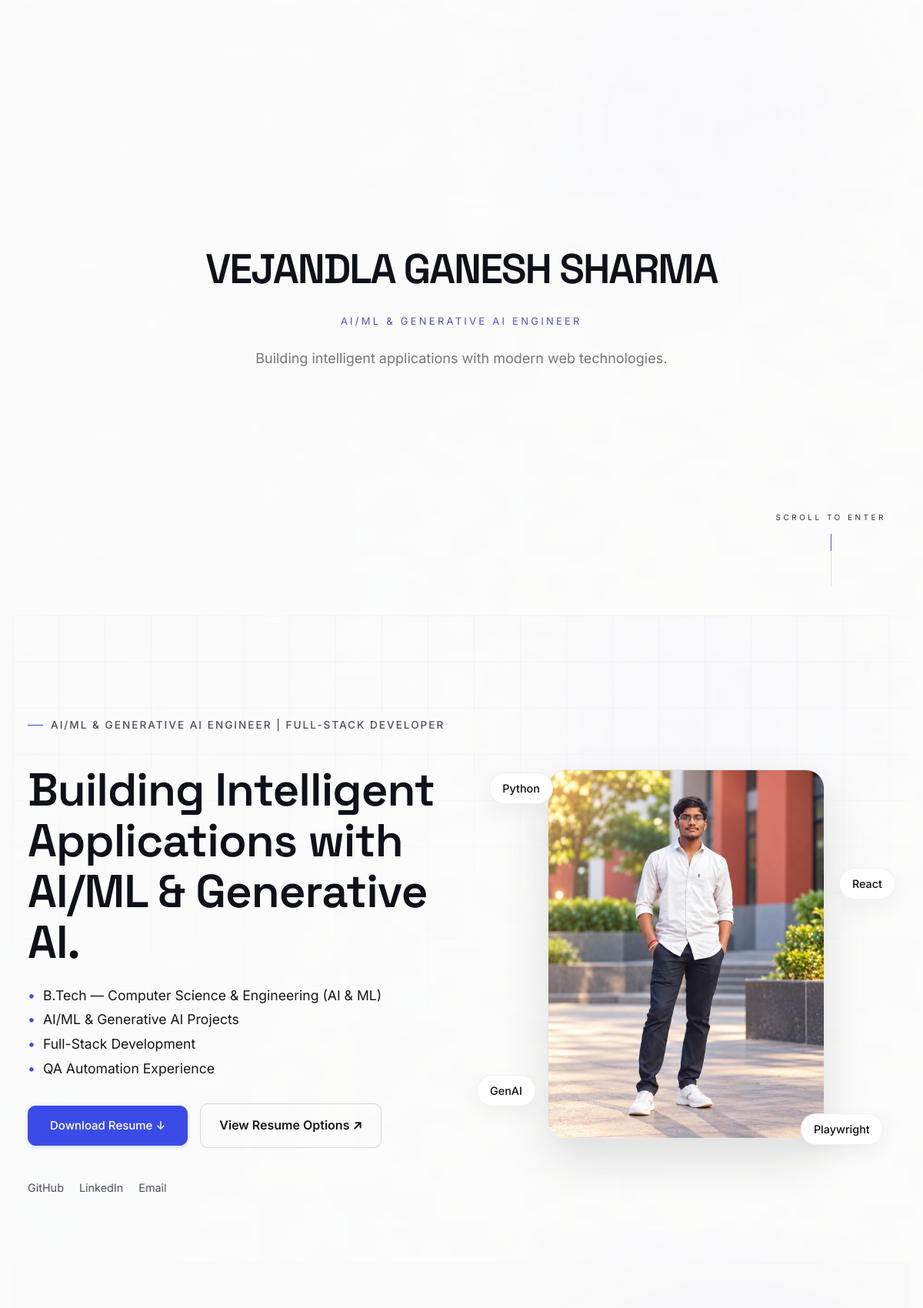
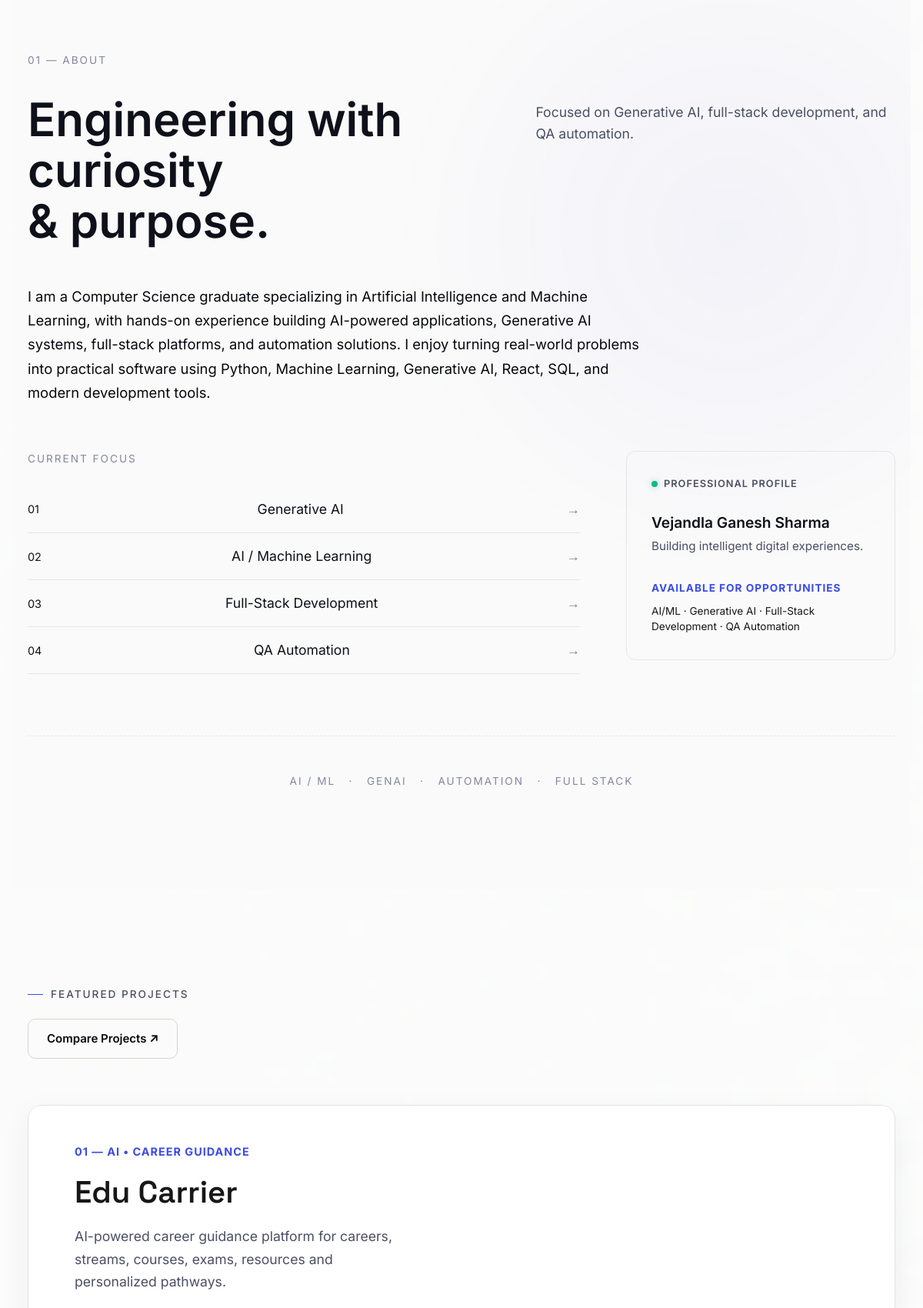
The page / (upper part) on the database its author committed (2 pictures, top to bottom).
### portfolio/models.py (models this page shows)
class Portfolio(models.Model):
 name=models.CharField(max_length=120); headline=models.CharField(max_length=250); summary=models.TextField(); email=models.EmailField(); phone=models.CharField(max_length=40); linkedin=models.URLField(blank=True); github=models.URLField(blank=True); about=models.TextField(); resume=models.FileField(upload_to='resume/', blank=True, null=True); profile_photo=models.ImageField(upload_to='profile/', blank=True, null=True); is_verified=models.BooleanField(default=True); verified_date=models.DateField(blank=True, null=True)

class Project(models.Model):
 status=models.CharField(max_length=20, choices=[('draft', 'Draft'), ('published', 'Published')], default='published'); project_image=models.ImageField(upload_to='projects/', blank=True, null=True); title=models.CharField(max_length=180); category=models.CharField(max_length=100); description=models.TextField(); overview=models.TextField(blank=True); problem=models.TextField(blank=True); solution=models.TextField(blank=True); key_features=models.TextField(blank=True); contribution=models.TextField(blank=True); challenges=models.TextField(blank=True); results_impact=models.TextField(blank=True); technologies=models.TextField(); github_url=models.URLField(blank=True); live_url=models.URLField(blank=True); project_category=models.CharField(max_length=20, choices=[('featured', 'Featured Project'), ('more', 'More Project')], default='more'); order=models.IntegerField(default=0)
 class Meta: ordering=['order','id']

### portfolio/views.py (the view, shortened to what this page needs)
# urls.py: path('',views.home,name='home'),
def home(request):
    seed()
    return render(request,'home.html',{
        'overall_status': get_overall_status(),
        'profile':Portfolio.objects.first(),
        'skills':Skill.objects.all(),
        'experiences':Experience.objects.filter(status='published'),
        'featured_projects':Project.objects.filter(status='published', project_category='featured'),
        'more_projects':Project.objects.filter(status='published', project_category='more'),
        'total_projects_count':Project.objects.count(),
        'education':Education.objects.all(),
        'certifications':Certification.objects.all(),
        'career_timeline':CareerTimeline.objects.filter(is_active=True).order_by('-date_sort'),
        'has_resumes': ResumeDocument.objects.filter(is_active=True).exists(),
        'active_resume': ResumeDocument.objects.filter(document_type="one_page", is_active=True).first()
    })

### portfolio/templatetags/admin_tags.py (called while the page is built)
@register.filter
def split_csv(value):
    return [part.strip() for part in str(value or "").split(",") if part.strip()]

@register.filter
def split_lines(value):
    if not value: return []
    lines = []
    for line in str(value).splitlines():
        line = line.strip()
        if not line: continue
        line = re.sub(r'^[\u2022\-\*]\s*', '', line)
        line = re.sub(r'^\d+[\.\)]\s*', '', line)
        lines.append(line.strip())
    return lines

### portfolio/views.py (called while the page is built)
def get_overall_status():
    statuses = SystemStatus.objects.filter(is_active=True).values_list('status', flat=True)
    if not statuses: return {"text": "System status information is currently unavailable.", "color": "var(--text-light)"}
    if "major_outage" in statuses: return {"text": "Major System Outage", "color": "#dc3545"}
    if "partial_outage" in statuses: return {"text": "Partial System Outage", "color": "#fd7e14"}
    if "degraded" in statuses: return {"text": "Some Systems Experiencing Degraded Performance", "color": "#ffc107"}
    return {"text": "All Systems Operational", "color": "var(--success)"}

### templates/home.html (shortened to what this page needs)
{% extends 'base.html' %}
{% load admin_tags %}
{% load static %}
{% block intro %}
<section class="intro-screen">
    <div class="intro-content">
        <h1 class="intro-name">VEJANDLA GANESH SHARMA</h1>
        <div class="intro-specialties">AI/ML & GENERATIVE AI ENGINEER</div>
        <div class="intro-tagline">Building intelligent applications with modern web technologies.</div>
    </div>
    <div class="intro-scroll">
        SCROLL TO ENTER
    </div>
</section>
{% endblock %}
{% block content %}
<main id="home">
    <section class="hero">
        <div class="bg-layer">
        </div>
        <div class="container">
            <div class="hero-inner">
                <div class="hero-content">
                    <span class="section-label"><span class="accent-line"></span>AI/ML & Generative AI Engineer |
                        Full-Stack Developer</span>
                    <h1>Building Intelligent Applications with AI/ML & Generative AI.</h1>
                    <div style="margin-bottom: 30px; font-size: 1.1rem; line-height: 1.8; color: var(--text-light);">
                        <div style="display: flex; align-items: center; gap: 10px;"><span
                                style="color: var(--accent);">•</span> B.Tech — Computer Science & Engineering (AI & ML)
                        </div>
                        <div style="display: flex; align-items: center; gap: 10px;"><span
                                style="color: var(--accent);">•</span> AI/ML & Generative AI Projects</div>
                        <div style="display: flex; align-items: center; gap: 10px;"><span
                                style="color: var(--accent);">•</span> Full-Stack Development</div>
                        <div style="display: flex; align-items: center; gap: 10px;"><span
                                style="color: var(--accent);">•</span> QA Automation Experience</div>
                    </div>
                    <div class="hero-actions hero-cta">
                        {% if active_resume %}
                        <a href="{% url 'resume_download' active_resume.id %}" target="_blank" rel="noopener noreferrer"
                            class="btn-primary btn-accent">Download Resume ↓</a>
                        <a href="{% url 'resume_public_center' %}" class="resume-button">View Resume Options ↗</a>
                        {% else %}
                        <a href="#projects" class="btn-primary project-view-btn">View Selected Work</a>
                        <a href="{% url 'resume_public_center' %}" class="resume-button">View Resume ↗</a>
                        {% endif %}
                    </div>
                    <div class="social-links">
                        {% if profile.github %}<a href="{{profile.github}}" target="_blank" rel="noopener">GitHub</a>{% endif %}
                        {% if profile.linkedin %}<a href="{{profile.linkedin}}" target="_blank"
                            rel="noopener">LinkedIn</a>{% endif %}
                        <a href="mailto:{{profile.email}}">Email</a>
                    </div>
                </div>
                <div class="hero-visual">
                    <div class="hero-photo-wrapper">
                        {% if profile.profile_photo %}
                        <img src="{{ profile.profile_photo.url }}" alt="Profile Photo" class="hero-photo">
                        {% else %}
                        <img src="{% static 'images/ganesh.jpeg' %}" alt="Profile Photo" class="hero-photo">
                        {% endif %}
                    </div>
                    <div class="float-tag tech-python">Python</div>
                    <div class="float-tag tech-genai">GenAI</div>
                    <div class="float-tag tech-react">React</div>
                    <div class="float-tag tech-playwright">Playwright</div>
                </div>
            </div>
        </div>
    </section>
    <section id="about" class="about-section" style="position: relative;">
        <div class="container">
            <span class="about-eyebrow reveal-on-scroll">01 — ABOUT</span>
            <div class="about-top-grid reveal-on-scroll">
                <h2 class="about-heading">Engineering with curiosity<br>& purpose.</h2>
                <div class="about-supporting">
                    Focused on Generative AI, full-stack development, and QA automation.
                </div>
            </div>
            <div class="about-description reveal-on-scroll"
                style="margin-top: 50px; margin-bottom: 60px; font-size: 1.15rem; line-height: 1.7; max-width: 800px;">
                I am a Computer Science graduate specializing in Artificial Intelligence and Machine Learning, with
                hands-on experience building AI-powered applications, Generative AI systems, full-stack platforms, and
                automation solutions. I enjoy turning real-world problems into practical software using Python, Machine
                Learning, Generative AI, React, SQL, and modern development tools.
            </div>
            <div class="about-panels-grid">
                <div class="focus-panel reveal-on-scroll">
                    <div class="focus-panel-title">CURRENT FOCUS</div>
                    <ul class="focus-list">
                        <li class="focus-item">
                            <span class="focus-num">01</span>
                            <span class="focus-name">Generative AI</span>
                            <span class="arrow">→</span>
                        </li>
                        <li class="focus-item">
                            <span class="focus-num">02</span>
                            <span class="focus-name">AI / Machine Learning</span>
                            <span class="arrow">→</span>
                        </li>
                        <li class="focus-item">
                            <span class="focus-num">03</span>
                            <span class="focus-name">Full-Stack Development</span>
                            <span class="arrow">→</span>
                        </li>
                        <li class="focus-item">
                            <span class="focus-num">04</span>
                            <span class="focus-name">QA Automation</span>
                            <span class="arrow">→</span>
                        </li>
                    </ul>
                </div>
                <div class="verified-panel reveal-on-scroll reveal-delay-1">
                    {% if profile.is_verified %}
                    <div class="verified-card">
                        <div class="verified-card-header">
                            <div class="verified-dot"></div>
                            <div class="verified-label">PROFESSIONAL PROFILE</div>
                        </div>
                        <div class="verified-name">{{ profile.name }}</div>
                        <div class="verified-headline">{{ profile.headline }}</div>
                        <div style="margin-top: 30px;">
                            <div class="verified-cms" style="color: var(--accent); font-weight: 700; letter-spacing: 1px; font-size: 0.85rem; margin-bottom: 8px;">AVAILABLE FOR OPPORTUNITIES</div>
                            <div class="verified-desc">AI/ML · Generative AI · Full-Stack Development · QA Automation</div>
                        </div>
                    </div>
                    {% endif %}
                </div>
            </div>
            <div class="domain-strip desktop-specialties reveal-on-scroll">
                AI / ML &nbsp;&nbsp;·&nbsp;&nbsp; GENAI &nbsp;&nbsp;·&nbsp;&nbsp; AUTOMATION &nbsp;&nbsp;·&nbsp;&nbsp;
                FULL STACK
            </div>
        </div>
    </section>
    <section id="projects">
        <div class="bg-layer">
        </div>
        <div class="container">
            <span class="section-label"><span class="accent-line"></span>FEATURED PROJECTS</span>
            <div style="margin-bottom: 2rem;">
                <a href="{% url 'project_compare' %}" class="btn-secondary">Compare Projects ↗</a>
            </div>
            <div class="projects-grid" style="display: flex; flex-direction: column; gap: 4rem;">
                {% for p in featured_projects %}
                <article class="project-showcase {% if forloop.counter|divisibleby:2 %}reverse{% endif %}">
                    <div class="project-info">
                        <div class="project-index">
                            0{{forloop.counter}} — {{p.category|upper}}
                        </div>
                        <h3 class="project-title" style="font-size: 2.5rem; margin-bottom: 20px;">{{p.title}}</h3>
                        <p class="project-description">{{p.description}}</p>
                    </div>
                    <div class="project-visual">
                        {% if 'carrier' in p.title|lower %}
                        <img src="{% static 'images/projects/Carrierguide.png' %}" alt="{{ p.title }} project preview" class="project-image" loading="lazy" decoding="async">
                        {% elif 'newedu' in p.title|lower %}
                        <img src="{% static 'images/projects/Newedu.png' %}" alt="{{ p.title }} project preview" class="project-image" loading="lazy" decoding="async">
                        {% elif 'playwright' in p.title|lower %}
                        <img src="{% static 'images/projects/playwright.png' %}" alt="{{ p.title }} project preview" class="project-image" loading="lazy" decoding="async">
                        {% elif 'scriptoria' in p.title|lower %}
                        <img src="{% static 'images/projects/Scriptoria.png' %}" alt="{{ p.title }} project preview" class="project-image" loading="lazy" decoding="async">
                        {% elif 'sociopedia' in p.title|lower %}
                        <img src="{% static 'images/projects/Sociopedia.png' %}" alt="{{ p.title }} project preview" class="project-image" loading="lazy" decoding="async">
                        {% elif 'urbanverse' in p.title|lower or 'urban verse' in p.title|lower %}
                        <img src="{% static 'images/projects/UrbanVerse.png' %}" alt="{{ p.title }} project preview" class="project-image" loading="lazy" decoding="async">
                        {% elif p.project_image %}
                        <img src="{{ p.project_image.url }}" alt="{{ p.title }} project preview" class="project-image"
                            loading="lazy" decoding="async">
                        {% endif %}
                    </div>
                </article>
                {% endfor %}
            </div>
        </div>
    </section>
</main>
{% endblock %}

### templates/home.html (style rules this page uses)
.hero-cta .btn-primary.btn-accent { background: var(--accent-primary) !important; background-color: var(--accent-primary) !important; color: #FFFFFF !important; border: 1px solid var(--accent-primary) !important; }

### rows shown on the page
Portfolio: profile_photo (picture), name "Vejandla Ganesh Sharma", headline "Building intelligent digital experiences."
Project: category "AI • CAREER GUIDANCE", title "Edu Carrier", description "AI-powered career guidance platform for careers, streams, courses, exams, resources and personalized pathways."
